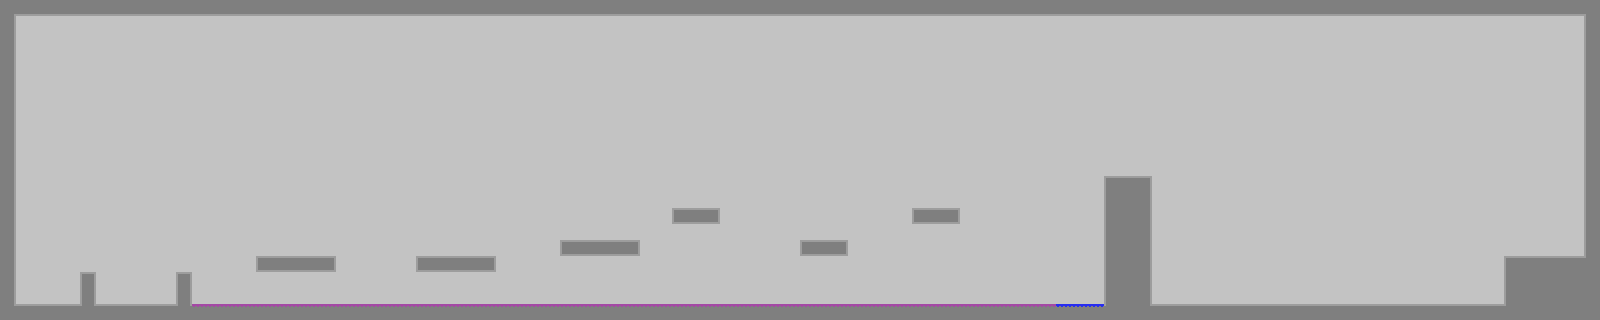

The image is a tile-based game level rendered from a .tmx file. Its description and source (layers, tilesets, objects; grid data summarised) follow:
An orthogonal 100x20 tile map with 16x16 px tiles, 2 tile layers (background, graphics), 2 tilesets and 25 objects.

<map version="1.0" tiledversion="2018.04.18" orientation="orthogonal" renderorder="left-down" width="100" height="20" tilewidth="16" tileheight="16" infinite="0" nextobjectid="162">
 <tileset firstgid="1" name="Tileset" tilewidth="16" tileheight="16" spacing="2" margin="1" tilecount="924" columns="24">
  <image source="TESTures.png" width="432" height="72" />
 </tileset>
 <tileset firstgid="925" name="Tileset" tilewidth="16" tileheight="16" spacing="2" margin="1" tilecount="924" columns="24">
  <image source="TESTures.png" width="432" height="72" />
 </tileset>
 <layer name="background" width="100" height="20">
  <data>[2000 cells, 2000 non-empty, 15 distinct tile ids]</data>
 </layer>
 <layer name="graphics" width="100" height="20">
  <data>[2000 cells, 122 non-empty, 13 distinct tile ids]</data>
 </layer>
 <objectgroup name="ground">
  <object id="22" x="0" y="304" width="1600" height="16" />
  <object id="23" x="1504" y="256" width="96" height="48" />
  <object id="27" x="80" y="272" width="16" height="32" />
  <object id="28" x="176" y="272" width="16" height="32" />
  <object id="29" x="256" y="256" width="80" height="16" />
  <object id="30" x="416" y="256" width="80" height="16" />
  <object id="31" x="560" y="240" width="80" height="16" />
  <object id="32" x="672" y="208" width="48" height="16" />
  <object id="33" x="800" y="240" width="48" height="16" />
  <object id="34" x="912" y="208" width="48" height="16" />
  <object id="35" x="1104" y="176" width="48" height="128" />
  <object id="158" x="1584" y="0" width="16" height="256" />
  <object id="159" x="0" y="0" width="1584" height="16" />
  <object id="160" x="0" y="16" width="16" height="288" />
 </objectgroup>
 <objectgroup name="path" />
 <objectgroup name="turn">
  <object id="65" x="80" y="288" width="16" height="16" />
  <object id="66" x="176" y="288" width="16" height="16" />
  <object id="70" x="1104" y="288" width="48" height="16" />
  <object id="71" x="1504" y="288" width="16" height="16" />
 </objectgroup>
 <objectgroup name="red gel" />
 <objectgroup name="orange gel" />
 <objectgroup name="blue gel">
  <object id="36" x="1056" y="304" width="48" height="16" />
 </objectgroup>
 <objectgroup name="enemies">
  <object id="37" x="128" y="288" width="16" height="16" />
  <object id="57" x="1216" y="288" width="16" height="16" />
  <object id="62" x="1312" y="288" width="16" height="16" />
  <object id="63" x="1408" y="288" width="16" height="16" />
 </objectgroup>
 <objectgroup name="purple gel">
  <object id="156" x="192" y="304" width="864" height="16" />
 </objectgroup>
 <objectgroup name="green gel" />
 <objectgroup name="cubes" />
 <objectgroup name="goal">
  <object id="161" x="1520" y="256" width="64" height="16" />
 </objectgroup>
 <objectgroup name="gun" />
</map>